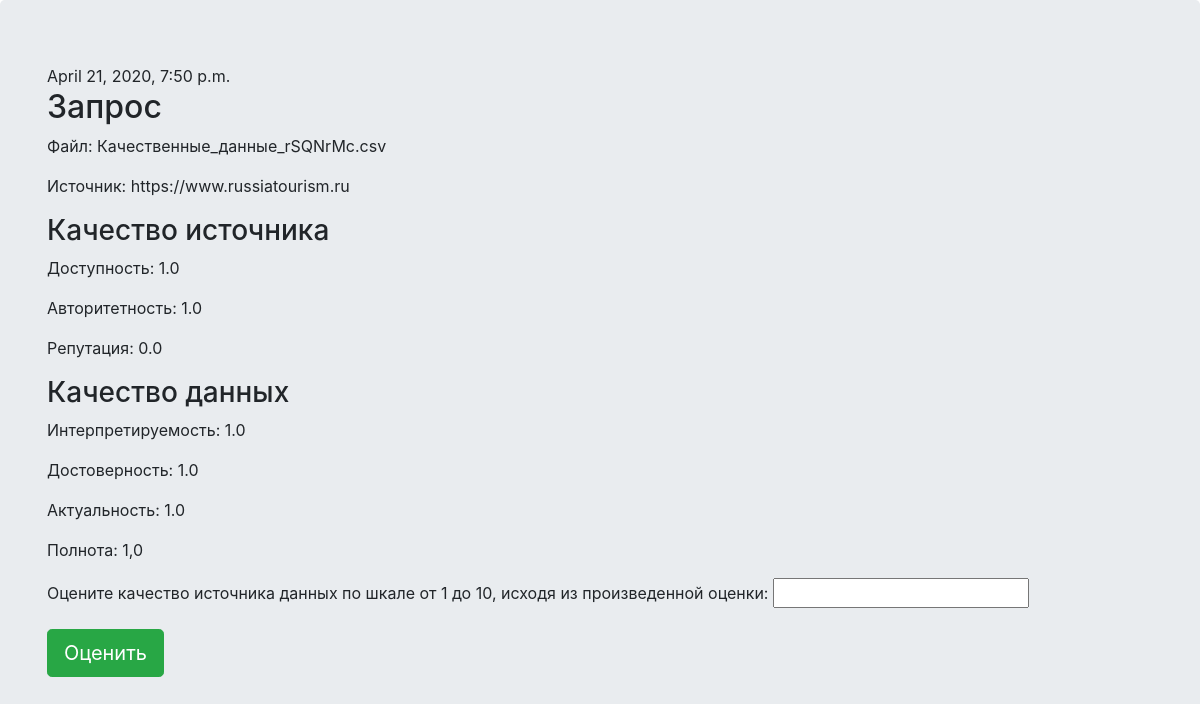
The app's page /post/1/ with its own data.
### mainapp/models.py (models this page shows, shortened)
class Dataquality(models.Model):
    file = models.FileField(verbose_name = "Загрузите файл")
    source = models.URLField(verbose_name = "Укажите его источник", max_length=200)
    availability = models.FloatField(verbose_name = "Доступность", default=None, blank=True, null=True)
    authority_full = models.FloatField(verbose_name = "Авторитетность абсолютная", default=None, blank=True, null=True)
    authority = models.FloatField(verbose_name = "Авторитетность", default=None, blank=True, null=True)
    popularuty = models.FloatField(verbose_name = "Репутация", default=None, blank=True, null=True)
    machinereadability = models.FloatField(verbose_name = "Интерпретируемость", default=None, blank=True, null=True)
    reliability = models.FloatField(verbose_name = "Достоверность", default=None, blank=True, null=True)
    relevance = models.FloatField(verbose_name = "Актуальность", default=None, blank=True, null=True)
    fullness = models.CharField(max_length=200, verbose_name = "Полнота", default=None, blank=True, null=True)
    full_classificators=models.ManyToManyField(Choices, verbose_name = "Укажите данные, которые вам нужны")
    published_date = models.DateTimeField(blank=True, null=True)

### mainapp/views.py (the view)
# urls.py: path('post/<int:pk>/', views.post_detail,  name='post_detail'),
def post_detail(request, pk):
    post = get_object_or_404(Dataquality, pk=pk)
    if request.method == "POST":
        form = assesment(request.POST)
        Popularuty_m = form.save(commit=False)
        if form.is_valid():
            Popularuty_m.pk_Dataquality = pk
            Popularuty_m.save()
    else:
        form = assesment()
    return render(request, 'mainapp/post_detail.html', {"pk": pk, 'post': post, 'form': form})

### mainapp/forms.py
class assesment(forms.ModelForm):
    class Meta:
        model = Popularuty_m
        fields = ("popularuty_1",)

### mainapp/templates/mainapp/post_detail.html (shortened to what this page needs)
{% extends 'mainapp/base.html' %}
{% block content %}
    <div class="post">
        {% if post.published_date %}
            <div class="date">
                {{ post.published_date }}
            </div>
        {% endif %}
        <div>
            <h2>Запрос</h2>
            <p>Файл: {{ post.file }}</p>
            <p>Источник: {{ post.source }}</p>
            <h3>Качество источника</h3>
            <p>Доступность: {{ post.availability }}</p>
            <p>Авторитетность: {{ post.authority }}</p>
            <p>Репутация: {{ post.popularuty }}</p>
            <h3>Качество данных</h3>
            <p>Интерпретируемость: {{ post.machinereadability }}</p>
            <p>Достоверность: {{ post.reliability }}</p>
            <p>Актуальность: {{ post.relevance }}</p>
            <p>Полнота: {{ post.fullness }}</p>
            <form method="POST" enctype="multipart/form-data">
              {{ form.as_p }}
              <button type="submit" class="btn btn-success btn-lg">Оценить</button>
            </form>
        </div>
    </div>
{% endblock %}

### records on screen
Dataquality: published_date "April 21, 2020, 7:50 p.m.", file "Качественные_данные_rSQNrMc.csv", source "https://www.russiatourism.ru", availability "1.0", authority "1.0", popularuty "0.0", machinereadability "1.0", reliability "1.0", relevance "1.0", fullness "1,0"
